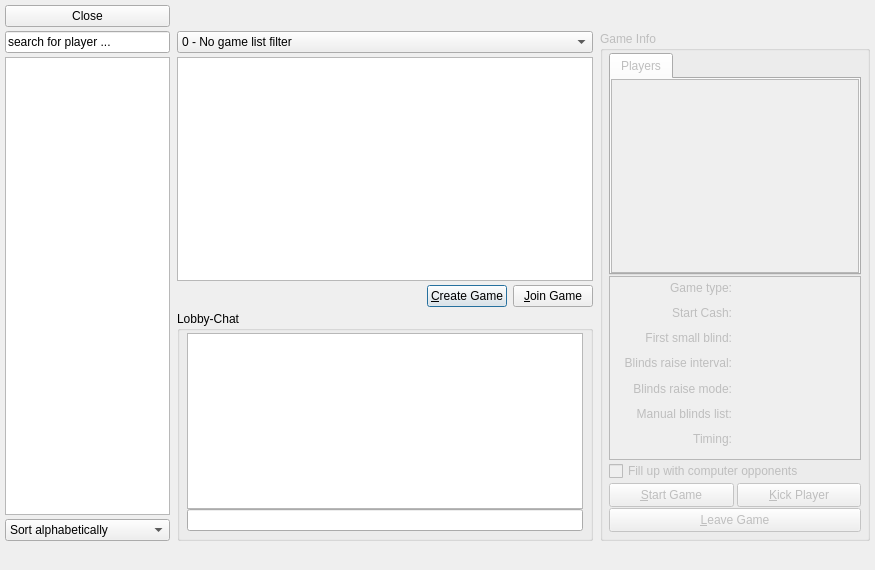
<?xml version="1.0" encoding="UTF-8"?>
<ui version="4.0">
 <class>gameLobbyDialog</class>
 <widget class="QDialog" name="gameLobbyDialog">
  <property name="geometry">
   <rect>
    <x>0</x>
    <y>0</y>
    <width>875</width>
    <height>570</height>
   </rect>
  </property>
  <property name="minimumSize">
   <size>
    <width>875</width>
    <height>570</height>
   </size>
  </property>
  <property name="windowTitle">
   <string>TEAM POKER® LOBBY</string>
  </property>
  <layout class="QGridLayout" name="gridLayout_2">
   <property name="leftMargin">
    <number>5</number>
   </property>
   <property name="topMargin">
    <number>5</number>
   </property>
   <property name="rightMargin">
    <number>5</number>
   </property>
   <property name="bottomMargin">
    <number>5</number>
   </property>
   <property name="horizontalSpacing">
    <number>7</number>
   </property>
   <property name="verticalSpacing">
    <number>4</number>
   </property>
   <item row="3" column="1">
    <widget class="QTreeView" name="treeView_GameList">
     <property name="minimumSize">
      <size>
       <width>400</width>
       <height>0</height>
      </size>
     </property>
     <property name="contextMenuPolicy">
      <enum>Qt::CustomContextMenu</enum>
     </property>
     <property name="horizontalScrollBarPolicy">
      <enum>Qt::ScrollBarAlwaysOff</enum>
     </property>
     <property name="editTriggers">
      <set>QAbstractItemView::NoEditTriggers</set>
     </property>
     <property name="showDropIndicator" stdset="0">
      <bool>false</bool>
     </property>
     <property name="indentation">
      <number>5</number>
     </property>
     <property name="rootIsDecorated">
      <bool>false</bool>
     </property>
     <property name="sortingEnabled">
      <bool>true</bool>
     </property>
    </widget>
   </item>
   <item row="7" column="0" colspan="3">
    <layout class="QHBoxLayout">
     <item>
      <widget class="QLabel" name="label_connectedPlayersCounter">
       <property name="text">
        <string/>
       </property>
      </widget>
     </item>
     <item>
      <widget class="QLabel" name="label_runningGamesCounter">
       <property name="text">
        <string/>
       </property>
      </widget>
     </item>
     <item>
      <widget class="QLabel" name="label_openGamesCounter">
       <property name="sizePolicy">
        <sizepolicy hsizetype="MinimumExpanding" vsizetype="Preferred">
         <horstretch>0</horstretch>
         <verstretch>0</verstretch>
        </sizepolicy>
       </property>
       <property name="text">
        <string/>
       </property>
      </widget>
     </item>
     <item>
      <spacer name="horizontalSpacer">
       <property name="orientation">
        <enum>Qt::Horizontal</enum>
       </property>
       <property name="sizeType">
        <enum>QSizePolicy::Expanding</enum>
       </property>
       <property name="sizeHint" stdset="0">
        <size>
         <width>20</width>
         <height>20</height>
        </size>
       </property>
      </spacer>
     </item>
     <item>
      <widget class="QLabel" name="label_rankings">
       <property name="openExternalLinks">
        <bool>true</bool>
       </property>
      </widget>
     </item>
     <item>
      <spacer name="horizontalSpacer_2">
       <property name="orientation">
        <enum>Qt::Horizontal</enum>
       </property>
       <property name="sizeType">
        <enum>QSizePolicy::Expanding</enum>
       </property>
       <property name="sizeHint" stdset="0">
        <size>
         <width>20</width>
         <height>20</height>
        </size>
       </property>
      </spacer>
     </item>
     <item>
      <widget class="QLabel" name="label_pokerthDotNet">
       <property name="openExternalLinks">
        <bool>true</bool>
       </property>
      </widget>
     </item>
    </layout>
   </item>
   <item row="2" column="0">
    <widget class="QLineEdit" name="lineEdit_searchForPlayers">
     <property name="sizePolicy">
      <sizepolicy hsizetype="Fixed" vsizetype="Fixed">
       <horstretch>0</horstretch>
       <verstretch>0</verstretch>
      </sizepolicy>
     </property>
     <property name="minimumSize">
      <size>
       <width>165</width>
       <height>0</height>
      </size>
     </property>
     <property name="maximumSize">
      <size>
       <width>165</width>
       <height>16777215</height>
      </size>
     </property>
     <property name="text">
      <string>search for player ...</string>
     </property>
    </widget>
   </item>
   <item row="2" column="1">
    <widget class="QComboBox" name="comboBox_gameListFilter">
     <item>
      <property name="text">
       <string>0 - No game list filter</string>
      </property>
     </item>
     <item>
      <property name="text">
       <string>1 - Show open games</string>
      </property>
     </item>
     <item>
      <property name="text">
       <string>2 - Show open &amp; non-full games</string>
      </property>
     </item>
     <item>
      <property name="text">
       <string>3 - Show open &amp; non-full &amp; non-private games</string>
      </property>
     </item>
     <item>
      <property name="text">
       <string>4 - Show open &amp; non-full &amp; private games</string>
      </property>
     </item>
     <item>
      <property name="text">
       <string>5 - Show open &amp; non-full &amp; ranking games</string>
      </property>
     </item>
    </widget>
   </item>
   <item row="4" column="1">
    <layout class="QHBoxLayout">
     <property name="spacing">
      <number>6</number>
     </property>
     <property name="leftMargin">
      <number>0</number>
     </property>
     <property name="topMargin">
      <number>0</number>
     </property>
     <property name="rightMargin">
      <number>0</number>
     </property>
     <property name="bottomMargin">
      <number>0</number>
     </property>
     <item>
      <widget class="QLabel" name="label_spectate">
       <property name="openExternalLinks">
        <bool>true</bool>
       </property>
      </widget>
     </item>
     <item>
      <spacer>
       <property name="orientation">
        <enum>Qt::Horizontal</enum>
       </property>
       <property name="sizeType">
        <enum>QSizePolicy::Expanding</enum>
       </property>
       <property name="sizeHint" stdset="0">
        <size>
         <width>181</width>
         <height>20</height>
        </size>
       </property>
      </spacer>
     </item>
     <item>
      <widget class="QPushButton" name="pushButton_CreateGame">
       <property name="text">
        <string>&amp;Create Game</string>
       </property>
       <property name="icon">
        <iconset resource="resources/pokerth.qrc">
         <normaloff>:/gfx/list_add.png</normaloff>:/gfx/list_add.png</iconset>
       </property>
      </widget>
     </item>
     <item>
      <widget class="QPushButton" name="pushButton_JoinGame">
       <property name="text">
        <string>&amp;Join Game</string>
       </property>
       <property name="icon">
        <iconset resource="resources/pokerth.qrc">
         <normaloff>:/gfx/go-next-view.png</normaloff>:/gfx/go-next-view.png</iconset>
       </property>
      </widget>
     </item>
    </layout>
   </item>
   <item row="5" column="1" rowspan="2">
    <widget class="QGroupBox" name="groupBox_lobbyChat">
     <property name="minimumSize">
      <size>
       <width>400</width>
       <height>223</height>
      </size>
     </property>
     <property name="maximumSize">
      <size>
       <width>16777215</width>
       <height>230</height>
      </size>
     </property>
     <property name="title">
      <string>Lobby-Chat</string>
     </property>
     <layout class="QGridLayout">
      <property name="leftMargin">
       <number>7</number>
      </property>
      <property name="topMargin">
       <number>2</number>
      </property>
      <property name="rightMargin">
       <number>7</number>
      </property>
      <property name="bottomMargin">
       <number>7</number>
      </property>
      <property name="spacing">
       <number>0</number>
      </property>
      <item row="0" column="0">
       <widget class="QTextBrowser" name="textBrowser_ChatDisplay">
        <property name="openExternalLinks">
         <bool>true</bool>
        </property>
       </widget>
      </item>
      <item row="1" column="0">
       <widget class="QLineEdit" name="lineEdit_ChatInput"/>
      </item>
     </layout>
    </widget>
   </item>
   <item row="6" column="0">
    <widget class="QComboBox" name="comboBox_nickListFilter">
     <item>
      <property name="text">
       <string>Sort alphabetically</string>
      </property>
     </item>
     <item>
      <property name="text">
       <string>Sort by country</string>
      </property>
     </item>
     <item>
      <property name="text">
       <string>Display idle players</string>
      </property>
     </item>
    </widget>
   </item>
   <item row="3" column="0" rowspan="3">
    <widget class="QTreeView" name="treeView_NickList">
     <property name="sizePolicy">
      <sizepolicy hsizetype="Fixed" vsizetype="Expanding">
       <horstretch>0</horstretch>
       <verstretch>0</verstretch>
      </sizepolicy>
     </property>
     <property name="minimumSize">
      <size>
       <width>165</width>
       <height>0</height>
      </size>
     </property>
     <property name="maximumSize">
      <size>
       <width>165</width>
       <height>16777215</height>
      </size>
     </property>
     <property name="contextMenuPolicy">
      <enum>Qt::CustomContextMenu</enum>
     </property>
     <property name="editTriggers">
      <set>QAbstractItemView::NoEditTriggers</set>
     </property>
     <property name="rootIsDecorated">
      <bool>false</bool>
     </property>
     <property name="sortingEnabled">
      <bool>true</bool>
     </property>
    </widget>
   </item>
   <item row="2" column="2" rowspan="5">
    <widget class="QGroupBox" name="groupBox_GameInfo">
     <property name="enabled">
      <bool>false</bool>
     </property>
     <property name="sizePolicy">
      <sizepolicy hsizetype="Expanding" vsizetype="Expanding">
       <horstretch>0</horstretch>
       <verstretch>0</verstretch>
      </sizepolicy>
     </property>
     <property name="minimumSize">
      <size>
       <width>270</width>
       <height>0</height>
      </size>
     </property>
     <property name="maximumSize">
      <size>
       <width>270</width>
       <height>16777215</height>
      </size>
     </property>
     <property name="title">
      <string>Game Info</string>
     </property>
     <layout class="QGridLayout" name="gridLayout_4">
      <property name="leftMargin">
       <number>6</number>
      </property>
      <property name="topMargin">
       <number>2</number>
      </property>
      <property name="rightMargin">
       <number>6</number>
      </property>
      <property name="bottomMargin">
       <number>6</number>
      </property>
      <property name="horizontalSpacing">
       <number>0</number>
      </property>
      <property name="verticalSpacing">
       <number>1</number>
      </property>
      <item row="0" column="0">
       <widget class="QTabWidget" name="tabWidget_playerSpectators">
        <property name="currentIndex">
         <number>0</number>
        </property>
        <widget class="QWidget" name="tab_players">
         <attribute name="title">
          <string>Players</string>
         </attribute>
         <layout class="QGridLayout" name="gridLayout_3">
          <property name="leftMargin">
           <number>0</number>
          </property>
          <property name="topMargin">
           <number>0</number>
          </property>
          <property name="rightMargin">
           <number>0</number>
          </property>
          <property name="bottomMargin">
           <number>0</number>
          </property>
          <property name="spacing">
           <number>0</number>
          </property>
          <item row="0" column="0">
           <widget class="QTreeWidget" name="treeWidget_connectedPlayers">
            <property name="minimumSize">
             <size>
              <width>221</width>
              <height>100</height>
             </size>
            </property>
            <property name="contextMenuPolicy">
             <enum>Qt::CustomContextMenu</enum>
            </property>
            <property name="midLineWidth">
             <number>1</number>
            </property>
            <property name="iconSize">
             <size>
              <width>25</width>
              <height>26</height>
             </size>
            </property>
            <property name="indentation">
             <number>15</number>
            </property>
            <attribute name="headerVisible">
             <bool>false</bool>
            </attribute>
            <column>
             <property name="text">
              <string>Connected Players</string>
             </property>
            </column>
           </widget>
          </item>
         </layout>
        </widget>
       </widget>
      </item>
      <item row="1" column="0">
       <widget class="QScrollArea" name="scrollArea_gameInfos">
        <property name="minimumSize">
         <size>
          <width>252</width>
          <height>174</height>
         </size>
        </property>
        <property name="widgetResizable">
         <bool>true</bool>
        </property>
        <widget class="QWidget" name="scrollAreaWidgetContents">
         <property name="geometry">
          <rect>
           <x>0</x>
           <y>0</y>
           <width>250</width>
           <height>172</height>
          </rect>
         </property>
         <layout class="QGridLayout" name="gridLayout1">
          <property name="leftMargin">
           <number>4</number>
          </property>
          <property name="topMargin">
           <number>4</number>
          </property>
          <property name="rightMargin">
           <number>4</number>
          </property>
          <property name="bottomMargin">
           <number>4</number>
          </property>
          <property name="horizontalSpacing">
           <number>6</number>
          </property>
          <property name="verticalSpacing">
           <number>2</number>
          </property>
          <item row="0" column="0">
           <widget class="QLabel" name="label_gameType">
            <property name="text">
             <string>Game type:</string>
            </property>
            <property name="alignment">
             <set>Qt::AlignRight|Qt::AlignTop|Qt::AlignTrailing</set>
            </property>
            <property name="wordWrap">
             <bool>true</bool>
            </property>
           </widget>
          </item>
          <item row="0" column="1">
           <layout class="QHBoxLayout" name="horizontalLayout">
            <item>
             <widget class="QLabel" name="label_typeIcon">
              <property name="minimumSize">
               <size>
                <width>16</width>
                <height>16</height>
               </size>
              </property>
              <property name="maximumSize">
               <size>
                <width>16</width>
                <height>16777215</height>
               </size>
              </property>
              <property name="alignment">
               <set>Qt::AlignRight|Qt::AlignTop|Qt::AlignTrailing</set>
              </property>
             </widget>
            </item>
            <item>
             <widget class="QLabel" name="label_typeText">
              <property name="text">
               <string/>
              </property>
              <property name="alignment">
               <set>Qt::AlignLeading|Qt::AlignLeft|Qt::AlignTop</set>
              </property>
              <property name="wordWrap">
               <bool>true</bool>
              </property>
             </widget>
            </item>
           </layout>
          </item>
          <item row="1" column="0">
           <widget class="QLabel" name="label_gameDesc2">
            <property name="text">
             <string>Start Cash:</string>
            </property>
            <property name="alignment">
             <set>Qt::AlignRight|Qt::AlignTop|Qt::AlignTrailing</set>
            </property>
            <property name="wordWrap">
             <bool>true</bool>
            </property>
           </widget>
          </item>
          <item row="1" column="1">
           <widget class="QLabel" name="label_StartCash">
            <property name="styleSheet">
             <string notr="true">QLabel { color:rgb(0, 0, 255); }</string>
            </property>
            <property name="alignment">
             <set>Qt::AlignLeading|Qt::AlignLeft|Qt::AlignTop</set>
            </property>
            <property name="wordWrap">
             <bool>true</bool>
            </property>
           </widget>
          </item>
          <item row="2" column="0">
           <widget class="QLabel" name="label_gameDesc3">
            <property name="text">
             <string>First small blind:</string>
            </property>
            <property name="alignment">
             <set>Qt::AlignRight|Qt::AlignTop|Qt::AlignTrailing</set>
            </property>
            <property name="wordWrap">
             <bool>true</bool>
            </property>
           </widget>
          </item>
          <item row="2" column="1">
           <widget class="QLabel" name="label_SmallBlind">
            <property name="styleSheet">
             <string notr="true">QLabel { color:rgb(0, 0, 255); }</string>
            </property>
            <property name="alignment">
             <set>Qt::AlignLeading|Qt::AlignLeft|Qt::AlignTop</set>
            </property>
            <property name="wordWrap">
             <bool>true</bool>
            </property>
           </widget>
          </item>
          <item row="3" column="0">
           <widget class="QLabel" name="label_gameDesc4">
            <property name="text">
             <string>Blinds raise interval:</string>
            </property>
            <property name="alignment">
             <set>Qt::AlignRight|Qt::AlignTop|Qt::AlignTrailing</set>
            </property>
            <property name="wordWrap">
             <bool>true</bool>
            </property>
           </widget>
          </item>
          <item row="3" column="1">
           <widget class="QLabel" name="label_blindsRaiseIntervall">
            <property name="styleSheet">
             <string notr="true">QLabel { color:rgb(0, 0, 255); }</string>
            </property>
            <property name="alignment">
             <set>Qt::AlignLeading|Qt::AlignLeft|Qt::AlignTop</set>
            </property>
            <property name="wordWrap">
             <bool>true</bool>
            </property>
           </widget>
          </item>
          <item row="4" column="0">
           <widget class="QLabel" name="label_gameDesc5">
            <property name="text">
             <string>Blinds raise mode:</string>
            </property>
            <property name="alignment">
             <set>Qt::AlignRight|Qt::AlignTop|Qt::AlignTrailing</set>
            </property>
            <property name="wordWrap">
             <bool>true</bool>
            </property>
           </widget>
          </item>
          <item row="4" column="1">
           <widget class="QLabel" name="label_blindsRaiseMode">
            <property name="styleSheet">
             <string notr="true">QLabel { color:rgb(0, 0, 255); }</string>
            </property>
            <property name="text">
             <string/>
            </property>
            <property name="alignment">
             <set>Qt::AlignLeading|Qt::AlignLeft|Qt::AlignTop</set>
            </property>
            <property name="wordWrap">
             <bool>true</bool>
            </property>
           </widget>
          </item>
          <item row="5" column="0">
           <widget class="QLabel" name="label_gameDesc6">
            <property name="text">
             <string>Manual blinds list:</string>
            </property>
            <property name="alignment">
             <set>Qt::AlignRight|Qt::AlignTop|Qt::AlignTrailing</set>
            </property>
            <property name="wordWrap">
             <bool>true</bool>
            </property>
           </widget>
          </item>
          <item row="5" column="1">
           <widget class="QLabel" name="label_blindsList">
            <property name="styleSheet">
             <string notr="true">QLabel { color:rgb(0, 0, 255); }</string>
            </property>
            <property name="text">
             <string/>
            </property>
            <property name="alignment">
             <set>Qt::AlignLeading|Qt::AlignLeft|Qt::AlignTop</set>
            </property>
            <property name="wordWrap">
             <bool>true</bool>
            </property>
           </widget>
          </item>
          <item row="6" column="0">
           <widget class="QLabel" name="label_gameDesc7">
            <property name="text">
             <string>Timing:</string>
            </property>
            <property name="alignment">
             <set>Qt::AlignRight|Qt::AlignTop|Qt::AlignTrailing</set>
            </property>
            <property name="wordWrap">
             <bool>true</bool>
            </property>
           </widget>
          </item>
          <item row="6" column="1">
           <widget class="QLabel" name="label_GameTiming">
            <property name="styleSheet">
             <string notr="true">QLabel { color:rgb(0, 0, 255); }</string>
            </property>
            <property name="alignment">
             <set>Qt::AlignLeading|Qt::AlignLeft|Qt::AlignTop</set>
            </property>
            <property name="wordWrap">
             <bool>true</bool>
            </property>
           </widget>
          </item>
         </layout>
        </widget>
       </widget>
      </item>
      <item row="2" column="0">
       <layout class="QHBoxLayout" name="horizontalLayout_2">
        <item>
         <widget class="QCheckBox" name="checkBox_fillUpWithComputerOpponents">
          <property name="sizePolicy">
           <sizepolicy hsizetype="Expanding" vsizetype="Fixed">
            <horstretch>0</horstretch>
            <verstretch>0</verstretch>
           </sizepolicy>
          </property>
          <property name="text">
           <string>Fill up with computer opponents</string>
          </property>
          <property name="icon">
           <iconset resource="resources/pokerth.qrc">
            <normaloff>:/gfx/swbuttonlocalgame.png</normaloff>:/gfx/swbuttonlocalgame.png</iconset>
          </property>
         </widget>
        </item>
        <item>
         <spacer name="verticalSpacer">
          <property name="orientation">
           <enum>Qt::Vertical</enum>
          </property>
          <property name="sizeType">
           <enum>QSizePolicy::Fixed</enum>
          </property>
          <property name="sizeHint" stdset="0">
           <size>
            <width>0</width>
            <height>21</height>
           </size>
          </property>
         </spacer>
        </item>
       </layout>
      </item>
      <item row="3" column="0">
       <layout class="QHBoxLayout">
        <property name="spacing">
         <number>3</number>
        </property>
        <property name="topMargin">
         <number>0</number>
        </property>
        <property name="bottomMargin">
         <number>0</number>
        </property>
        <item>
         <widget class="QPushButton" name="pushButton_StartGame">
          <property name="enabled">
           <bool>false</bool>
          </property>
          <property name="sizePolicy">
           <sizepolicy hsizetype="Expanding" vsizetype="Fixed">
            <horstretch>0</horstretch>
            <verstretch>0</verstretch>
           </sizepolicy>
          </property>
          <property name="minimumSize">
           <size>
            <width>0</width>
            <height>24</height>
           </size>
          </property>
          <property name="maximumSize">
           <size>
            <width>16777215</width>
            <height>24</height>
           </size>
          </property>
          <property name="text">
           <string>&amp;Start Game</string>
          </property>
          <property name="icon">
           <iconset resource="resources/pokerth.qrc">
            <normaloff>:/gfx/dialog_ok_apply.png</normaloff>:/gfx/dialog_ok_apply.png</iconset>
          </property>
         </widget>
        </item>
        <item>
         <spacer name="verticalSpacer_2">
          <property name="orientation">
           <enum>Qt::Vertical</enum>
          </property>
          <property name="sizeType">
           <enum>QSizePolicy::Fixed</enum>
          </property>
          <property name="sizeHint" stdset="0">
           <size>
            <width>0</width>
            <height>24</height>
           </size>
          </property>
         </spacer>
        </item>
        <item>
         <widget class="QPushButton" name="pushButton_Kick">
          <property name="sizePolicy">
           <sizepolicy hsizetype="Expanding" vsizetype="Fixed">
            <horstretch>0</horstretch>
            <verstretch>0</verstretch>
           </sizepolicy>
          </property>
          <property name="minimumSize">
           <size>
            <width>0</width>
            <height>24</height>
           </size>
          </property>
          <property name="maximumSize">
           <size>
            <width>16777215</width>
            <height>24</height>
           </size>
          </property>
          <property name="text">
           <string>&amp;Kick Player</string>
          </property>
          <property name="icon">
           <iconset resource="resources/pokerth.qrc">
            <normaloff>:/gfx/list-remove.png</normaloff>:/gfx/list-remove.png</iconset>
          </property>
         </widget>
        </item>
       </layout>
      </item>
      <item row="4" column="0">
       <layout class="QHBoxLayout">
        <property name="spacing">
         <number>0</number>
        </property>
        <item>
         <spacer>
          <property name="orientation">
           <enum>Qt::Vertical</enum>
          </property>
          <property name="sizeType">
           <enum>QSizePolicy::Fixed</enum>
          </property>
          <property name="sizeHint" stdset="0">
           <size>
            <width>0</width>
            <height>24</height>
           </size>
          </property>
         </spacer>
        </item>
        <item>
         <widget class="QPushButton" name="pushButton_Leave">
          <property name="sizePolicy">
           <sizepolicy hsizetype="Expanding" vsizetype="Fixed">
            <horstretch>0</horstretch>
            <verstretch>0</verstretch>
           </sizepolicy>
          </property>
          <property name="minimumSize">
           <size>
            <width>0</width>
            <height>24</height>
           </size>
          </property>
          <property name="maximumSize">
           <size>
            <width>16777215</width>
            <height>24</height>
           </size>
          </property>
          <property name="text">
           <string>&amp;Leave Game</string>
          </property>
          <property name="icon">
           <iconset resource="resources/pokerth.qrc">
            <normaloff>:/gfx/go-previous-view.png</normaloff>:/gfx/go-previous-view.png</iconset>
          </property>
         </widget>
        </item>
       </layout>
      </item>
     </layout>
    </widget>
   </item>
   <item row="1" column="0">
    <widget class="QPushButton" name="pushButton">
     <property name="text">
      <string>Close</string>
     </property>
    </widget>
   </item>
  </layout>
 </widget>
 <tabstops>
  <tabstop>lineEdit_searchForPlayers</tabstop>
  <tabstop>treeView_NickList</tabstop>
  <tabstop>comboBox_nickListFilter</tabstop>
  <tabstop>comboBox_gameListFilter</tabstop>
  <tabstop>treeView_GameList</tabstop>
  <tabstop>pushButton_CreateGame</tabstop>
  <tabstop>textBrowser_ChatDisplay</tabstop>
  <tabstop>lineEdit_ChatInput</tabstop>
  <tabstop>treeWidget_connectedPlayers</tabstop>
  <tabstop>scrollArea_gameInfos</tabstop>
  <tabstop>checkBox_fillUpWithComputerOpponents</tabstop>
  <tabstop>pushButton_StartGame</tabstop>
  <tabstop>pushButton_Kick</tabstop>
  <tabstop>pushButton_Leave</tabstop>
 </tabstops>
 <resources>
  <include location="resources/pokerth.qrc"/>
 </resources>
 <connections>
  <connection>
   <sender>pushButton</sender>
   <signal>clicked()</signal>
   <receiver>gameLobbyDialog</receiver>
   <slot>reject()</slot>
   <hints>
    <hint type="sourcelabel">
     <x>156</x>
     <y>11</y>
    </hint>
    <hint type="destinationlabel">
     <x>309</x>
     <y>2</y>
    </hint>
   </hints>
  </connection>
 </connections>
</ui>
